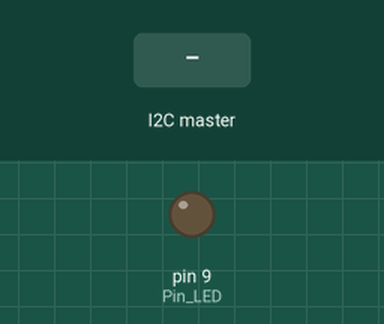
Simulated run of this sketch. Board: Arduino Uno, built with avr-gcc and run on an emulated ATmega328P. Parts: output pins drawn as LEDs (lit = HIGH). Inputs (shaded band) come from the test bench.

Above: at 1.2 s.
1.3 s: the I2C master sends the byte 1
At 1.8 s:
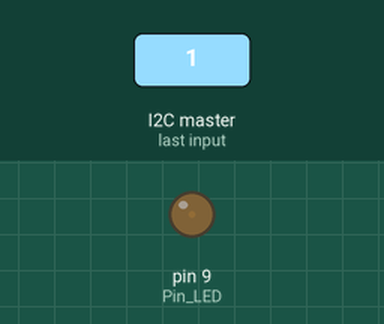
2.8 s: the I2C master sends the byte 90
At 4.0 s:
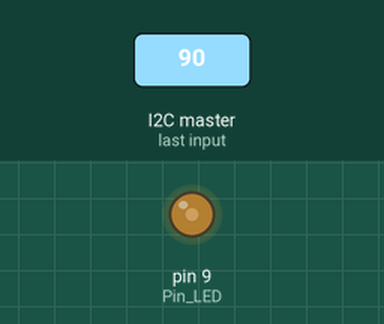
4.3 s: the I2C master sends the byte 200
At 5.3 s:
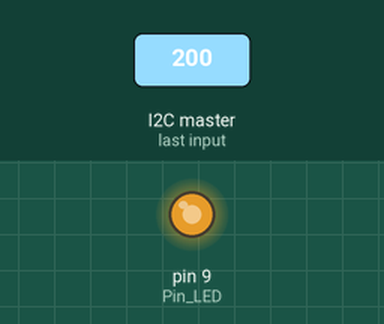
Timing chart, 0 to 7.3 s (numbered marks = the images above; inputs shaded):
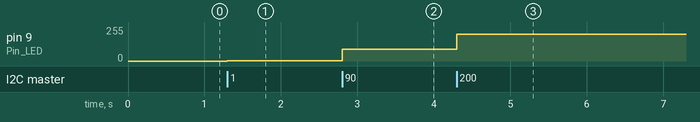

Measured:
- after the input at 1.3 s, pin 9 (Pin_LED): 0/255 → 1/255 at once
- after the input at 2.8 s, pin 9 (Pin_LED): 1/255 → 90/255 at once
- after the input at 4.3 s, pin 9 (Pin_LED): 90/255 → 200/255 at once

The sketch:

I2c_Slave.ino
```cpp
#include "Wire.h"
#define Pin_LED 9

volatile byte value;

void setup() {
  // put your setup code here, to run once:
  Wire.begin(8);  // Es wird die Adresse 8 für den Slave festgelegt
  Wire.onReceive(dataReceived);
  pinMode(Pin_LED, OUTPUT);
}

void loop() {
  // put your main code here, to run repeatedly:
  analogWrite(Pin_LED, value);
}

void dataReceived(int Anzahl){
  if(Wire.available()){
    value = Wire.read();
  }
}
```
